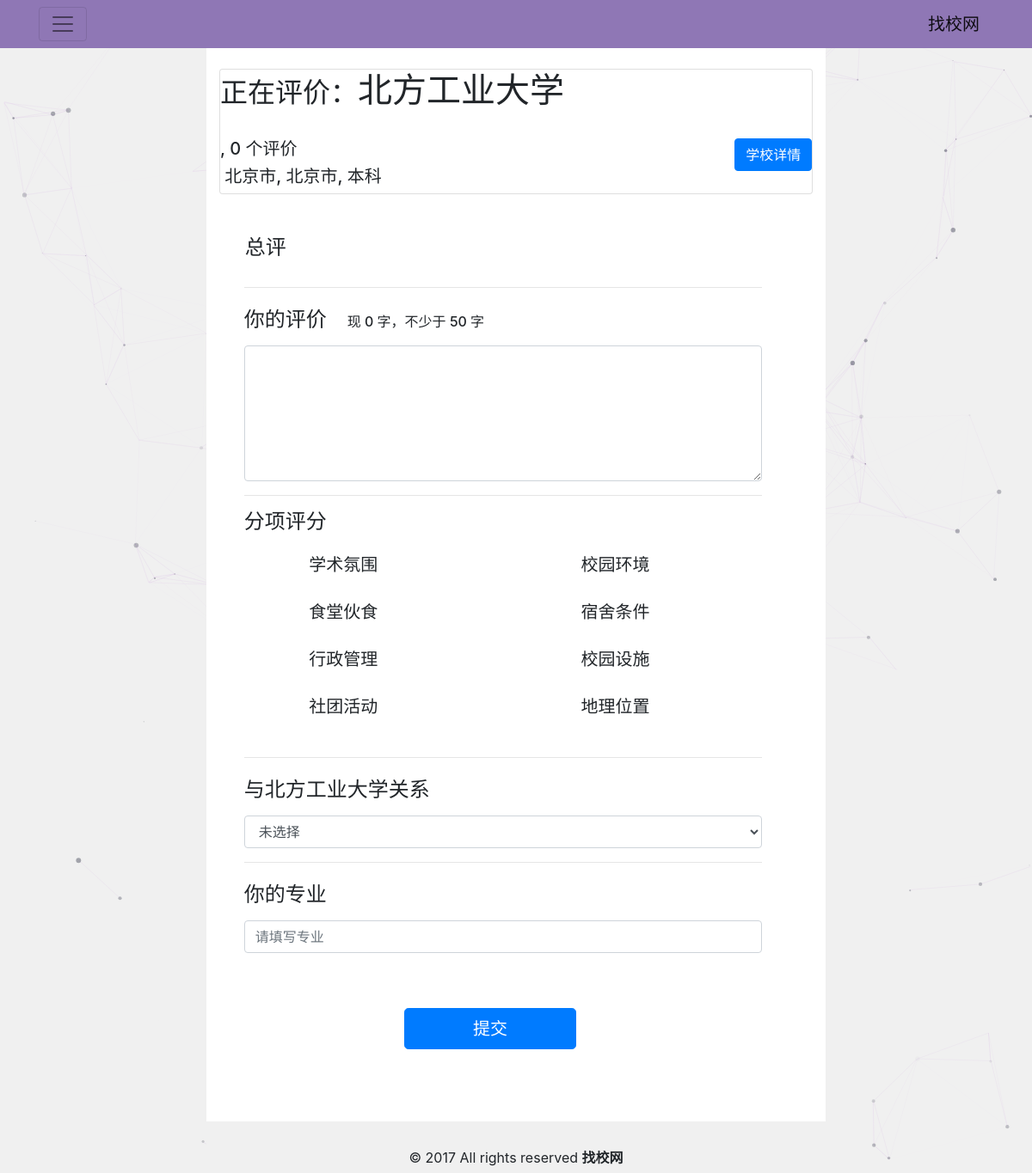
/school/9/review/, run on the app's committed database.
### schools/models.py (models this page shows, shortened)
class School(models.Model):
    name = models.CharField(max_length=128)
    administration_dept = models.CharField(max_length=128)
    location = models.CharField(max_length=128)
    level = models.CharField(max_length=64)
    def get_absolute_url(self):
        return "/school/%i/" % self.id

### schools/views.py (the view, shortened to what this page needs)
# urls.py: url(r'^school/(?P<id>[0-9]+)/review/$', views.review),
def review(request, id):
    if request.method == 'GET':
        try:
            school = School.objects.get(id=id)
            info = get_school_info(id)
            preinfo = info.copy()
            for k, v in preinfo.items():
                if type(v) is list:
                    continue
                if k == 'review_num':
                    continue
                if v is None:
                    info[k] = 0
                    info[k + '_level'] = 'N'
                else:
                    info[k + '_level'] = get_level(v)
        except Exception as e:
            print(e)
            return render(request, 'school.html', {'school': None})
        retdata = {
            'school': school,
            'school_info': info,
        }
        return render(request, 'review.html', retdata)

### schools/templates/review.html (shortened to what this page needs)
{% load static %}
<!DOCTYPE html>
<html lang="zh-CN">
<head>
    <link rel="stylesheet" href="https://cdn.bootcss.com/bootstrap/4.0.0-alpha.6/css/bootstrap.min.css">
    <link rel="stylesheet" href="https://cdnjs.cloudflare.com/ajax/libs/rateYo/2.2.0/jquery.rateyo.min.css">
    <link rel="stylesheet" type="text/css" href="{% static 'css/zhaoxiao.css' %}">
    <link rel="stylesheet" type="text/css" href="{% static 'css/review.css' %}">
</head>
<body>
    <div id="particles-js"></div>
    {% include 'nav.html' %}
    <div class="container main-container">
        <br />
        <div class="card">
            <div class="card-block">
                <h1><small>正在评价：</small>{{ school.name }}</h1>
                <br />
                <div class="row">
                    <div class="col-md-10">
                        <h5>,  {{school_info.review_num}} 个评价</h5>
                        <h5>&nbsp;{{ school.administration_dept }}, {{ school.location }}, {{ school.level }}</h5>
                    </div>
                    <div class="col-md-2">
                        <a href="{{ school.get_absolute_url }}" class="btn btn-primary mx-auto align-middle" style="display: inline-block">学校详情</a>
                    </div>
                </div>
            </div>
        </div>
        <br />
        <br />
        <div class="row w-100 justify-content-center">
            <form class="col-11 reviewform" action="{{ school.get_absolute_url }}review/" method="POST">
                <div class="form-group row w-100">
                    <label class="col-form-label pt-0 px-3" for="overall_rating">
                        <h4>总评</h4></label>
                </div>
                <hr>
                <div class="form-group w-100">
                    <label for="review_content" class="col-form-label">
                        <h4 class="d-inline-block pr-4">你的评价</h4><h6 class="text-mute d-inline-block content-count">现 0 字，不少于 50 字</h6></label>
                    <textarea class="form-control" id="review_content" rows="6" name="review_content"></textarea>
                </div>
                <hr />
                <div class="row">
                    <label class="d-block col-12 pb-2">
                        <h4>分项评分</h4>
                    </label>
                    <br>
                    <div class="form-group col-6 row mx-0 justify-content-center">
                        <label for="academic_rating" class="col-form-label pt-0">
                            <h5>学术氛围&nbsp;&nbsp;&nbsp;&nbsp;</h5></label>
                    </div>
                    <div class="form-group col-6 row mx-0 justify-content-center">
                        <label for="campus_rating" class="col-form-label pt-0">
                            <h5>校园环境&nbsp;&nbsp;&nbsp;&nbsp;</h5></label>
                    </div>
                    <div class="form-group col-6 row mx-0 justify-content-center">
                        <label for="dining_rating" class="col-form-label pt-0">
                            <h5>食堂伙食&nbsp;&nbsp;&nbsp;&nbsp;</h5></label>
                    </div>
                    <div class="form-group col-6 row mx-0 justify-content-center">
                        <label for="dorm_rating" class="col-form-label pt-0">
                            <h5>宿舍条件&nbsp;&nbsp;&nbsp;&nbsp;</h5></label>
                    </div>
                    <div class="form-group col-6 row mx-0 justify-content-center">
                        <label for="administration_rating" class="col-form-label pt-0">
                            <h5>行政管理&nbsp;&nbsp;&nbsp;&nbsp;</h5></label>
                    </div>
                    <div class="form-group col-6 row mx-0 justify-content-center">
                        <label for="facility_rating" class="col-form-label pt-0">
                            <h5>校园设施&nbsp;&nbsp;&nbsp;&nbsp;</h5></label>
                    </div>
                    <div class="form-group col-6 row mx-0 justify-content-center">
                        <label for="organization_rating" class="col-form-label pt-0">
                            <h5>社团活动&nbsp;&nbsp;&nbsp;&nbsp;</h5></label>
                    </div>
                    <div class="form-group col-6 row mx-0 justify-content-center">
                        <label for="location_rating" class="col-form-label pt-0">
                            <h5>地理位置&nbsp;&nbsp;&nbsp;&nbsp;</h5></label>
                    </div>
                </div>
                <hr />
                <div class="form-group">
                    <label for="reviewer_relationship" class="col-form-label">
                        <h4>与{{school.name}}关系</h4></label>
                    <select class="form-control" id="reviewer_relationship" name="reviewer_relationship">
                        <option value="-1">未选择</option>
                    </select>
                </div>
                <hr />
                <div class="form-group">
                    <label for="reviewer_major" class="col-form-label">
                        <h4>你的专业</h4></label>
                    <input class="form-control" type="text" placeholder="请填写专业" id="reviewer_major" name="reviewer_major">
                </div>
                <br />
                <br />
                <div class="row w-100">
                    <button type="submit" class="btn btn-lg btn-primary col-4 offset-4">提交</button>
                </div>
            </form>
        </div>
        <br />
        <br />
        <br />
        <br />
        <br />
        <br /> {% include 'foot.html' %}
    </div>
</body>
</html>

### schools/static/css/zhaoxiao.css (style rules this page uses)
#particles-js { width: 100%; height: 100%; background-color: #f0f0f0; display: block; z-index: -1; position: fixed; }
.main-container { background-color: #ffffff; width: 60%; margin-left: 0; margin-right: 0; position: absolute; left: 20%; }

### data on the page
School: name "北方工业大学", administration_dept "北京市", location "北京市", level "本科"

### other printed values
{{ school_info.review_num }} "0"
